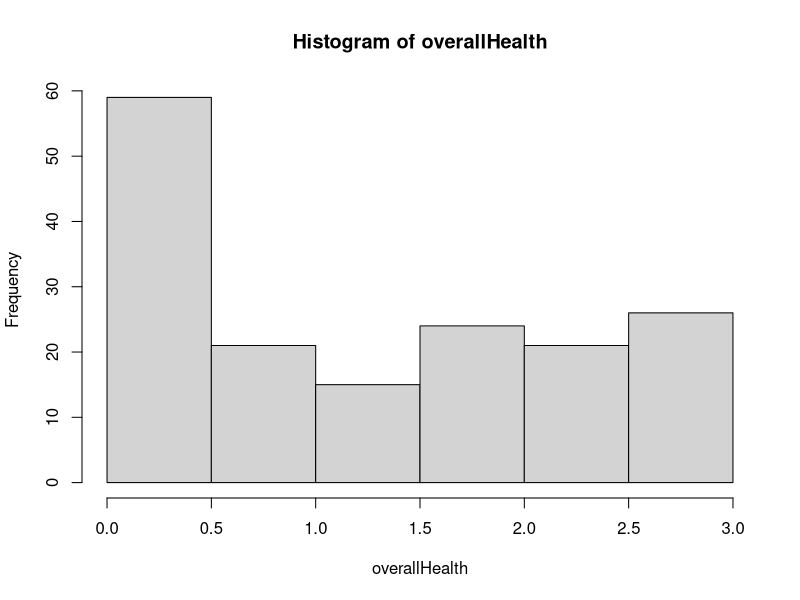

Generate this figure with R: (Note: this script raises an error after producing the figure.)
options(digits=10)
library(jsonlite)
library(RColorBrewer)
#--------------------------------------------------------------------------------
toMarkerAndInfoWindow <- function(row)
{
   s0 <- "marker = new google.maps.Marker({"
   s1 <- sprintf("      position: {lat: %10.6f, lng: %10.6f}, ", row$lat, row$lon)
   s2 <- sprintf("      map, title: '%s',", row$id)
   s3 <- sprintf("      icon: %s", "defaultTreeMarker")
   s4 <- "      })"
   s <- sprintf("   %s\n%s\n%s\n%s\n%s", s0, s1, s2, s3, s4)

   iw0 <- "infoWindow = new google.maps.InfoWindow({"
   iw1 <- sprintf("       content: '%s'", row$id)
   iw2 <- "         })"
   iw <- sprintf("   %s\n%s\n%s", iw0, iw1, iw2)

   return(sprintf("%s\n%s", s, iw))

} # toMarker
#--------------------------------------------------------------------------------
tbl <- read.table("hemlocks.csv", sep=",", header=TRUE, as.is=TRUE, nrow=-1)
healthSums <- apply(tbl[, c("h1", "h2", "h3")], 1, sum, na.rm=TRUE)
goodValues <- apply(tbl[, c("h1", "h2", "h3")], 1, function(row) length(which(!is.na(row))))
overallHealth <- round(healthSums/goodValues, digits=2)
hist(overallHealth)
tbl$h <- overallHealth
preferredColumnOrder <- c("id","lat","lon","dbh","h1","h2","h3","h","aspect","slope","date","comments","observer")
tbl <- tbl[, preferredColumnOrder]
print(dim(tbl))
jsonText = toJSON(tbl, na="string", digits=6)
writeLines(jsonText, con="hemlocks.json")
printf("wrote %d lines to hemlock.json", nrow(tbl))
#for(i in 1:5)  # nrow(tbl))
#    writeLines(toMarkerAndInfoWindow(tbl[i,]))
#----------------------------------------------------------------------------------------------------
exploreColors <- function()
{
    colors <- rev(colorRampPalette(c("green", "lightgreen", "gray", "black"))(7))
    breaks <- c(0.5,1.0,1.5,2.0,2.5,3.0,3.5)

    plot(breaks, y=rep(10, length(breaks)), cex=8, xlim=c(0, 4), bg=colors,pch=21)

} # exploreColors
#--------------------------------------------------------------------------------
exploreContrasrts <- function()
{
   midpoint <- 47.556020
   dim(tbl)
   tbl.n <- subset(tbl, lat >= midpoint)
   tbl.s <- subset(tbl, lat < midpoint)
   boxplot(tbl.n$h, tbl.s$h)

}
#--------------------------------------------------------------------------------
